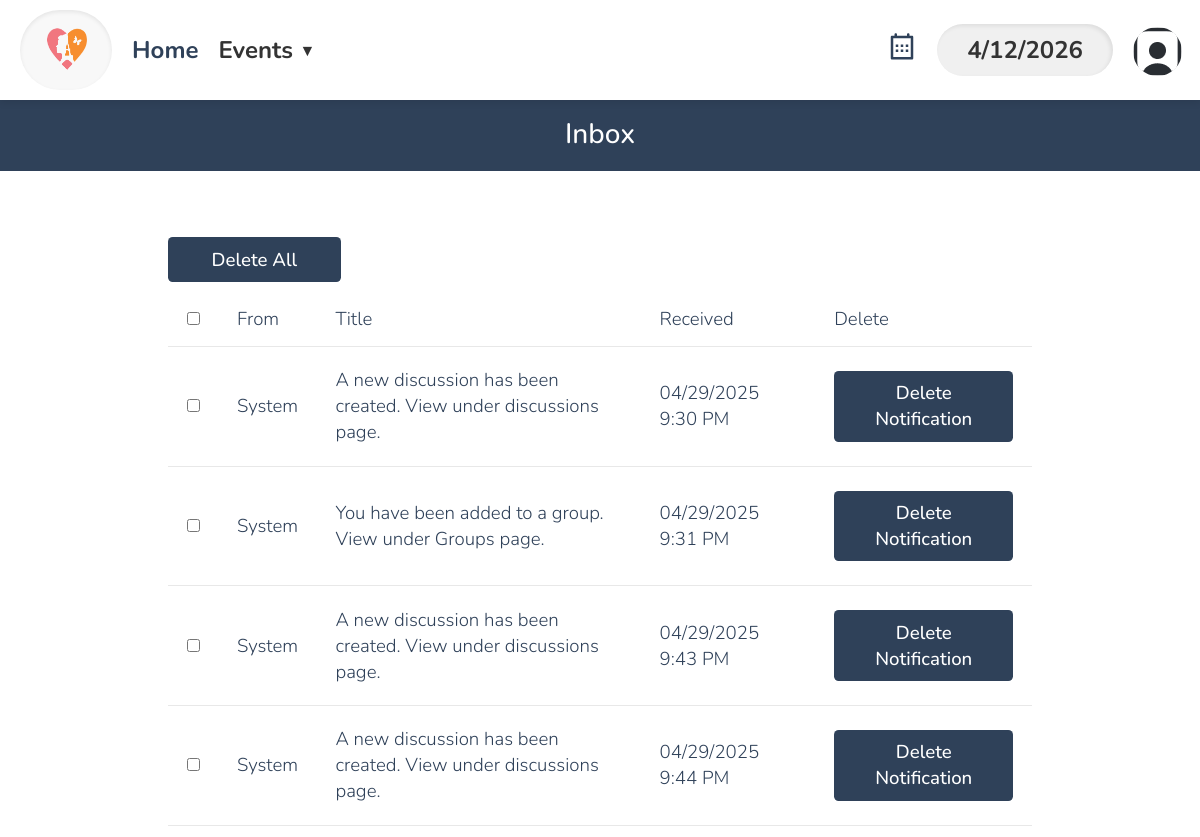
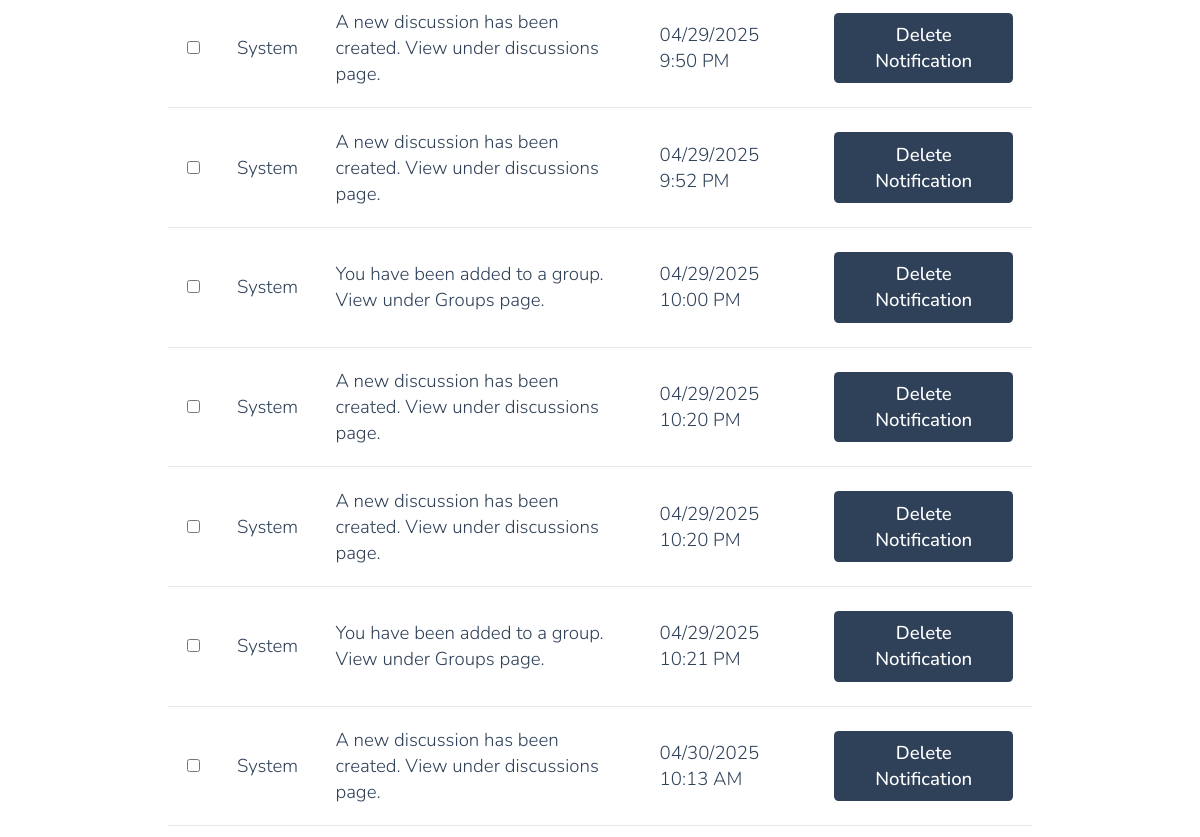
The app's page /inbox.php (signed in, upper part), older data (2 pictures, top to bottom).
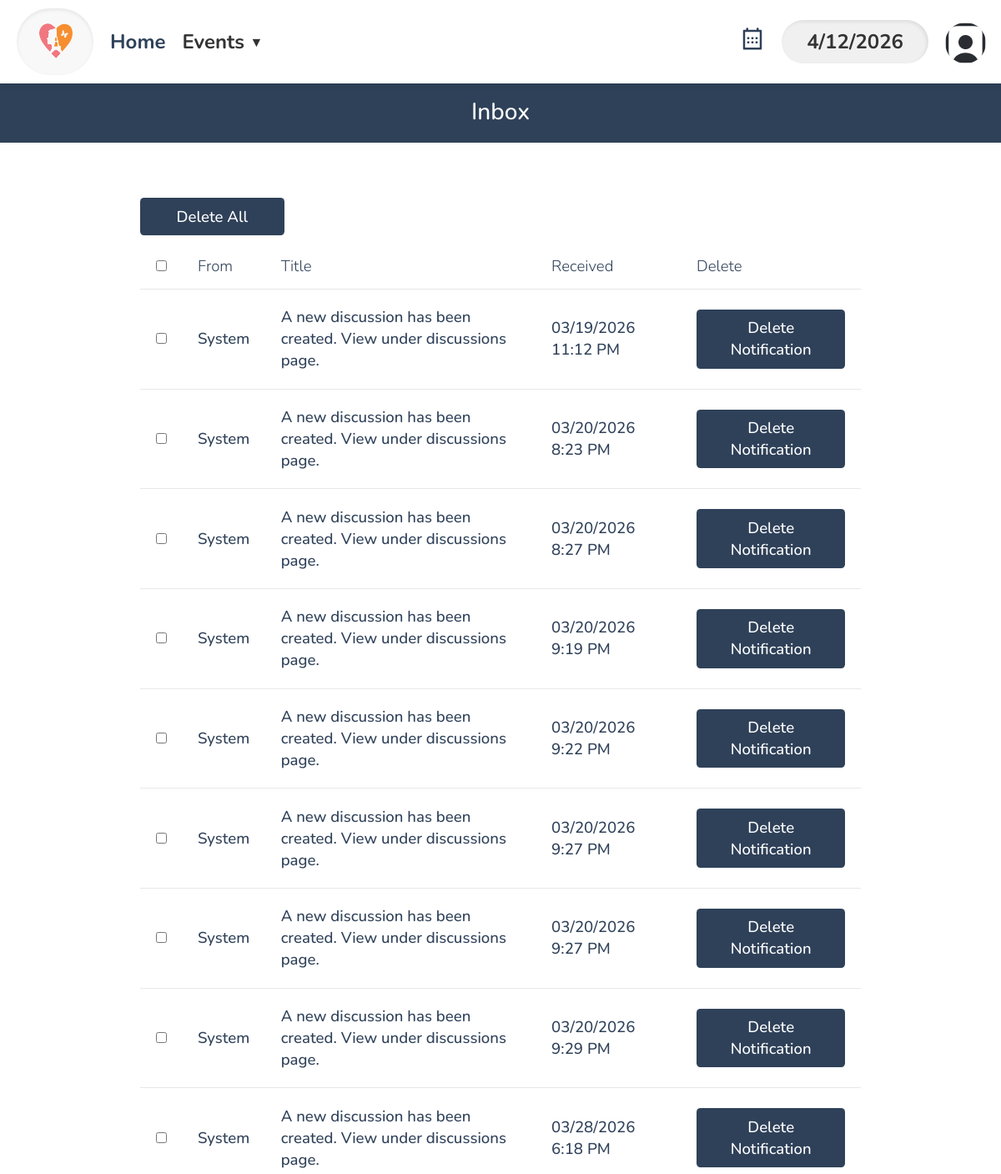
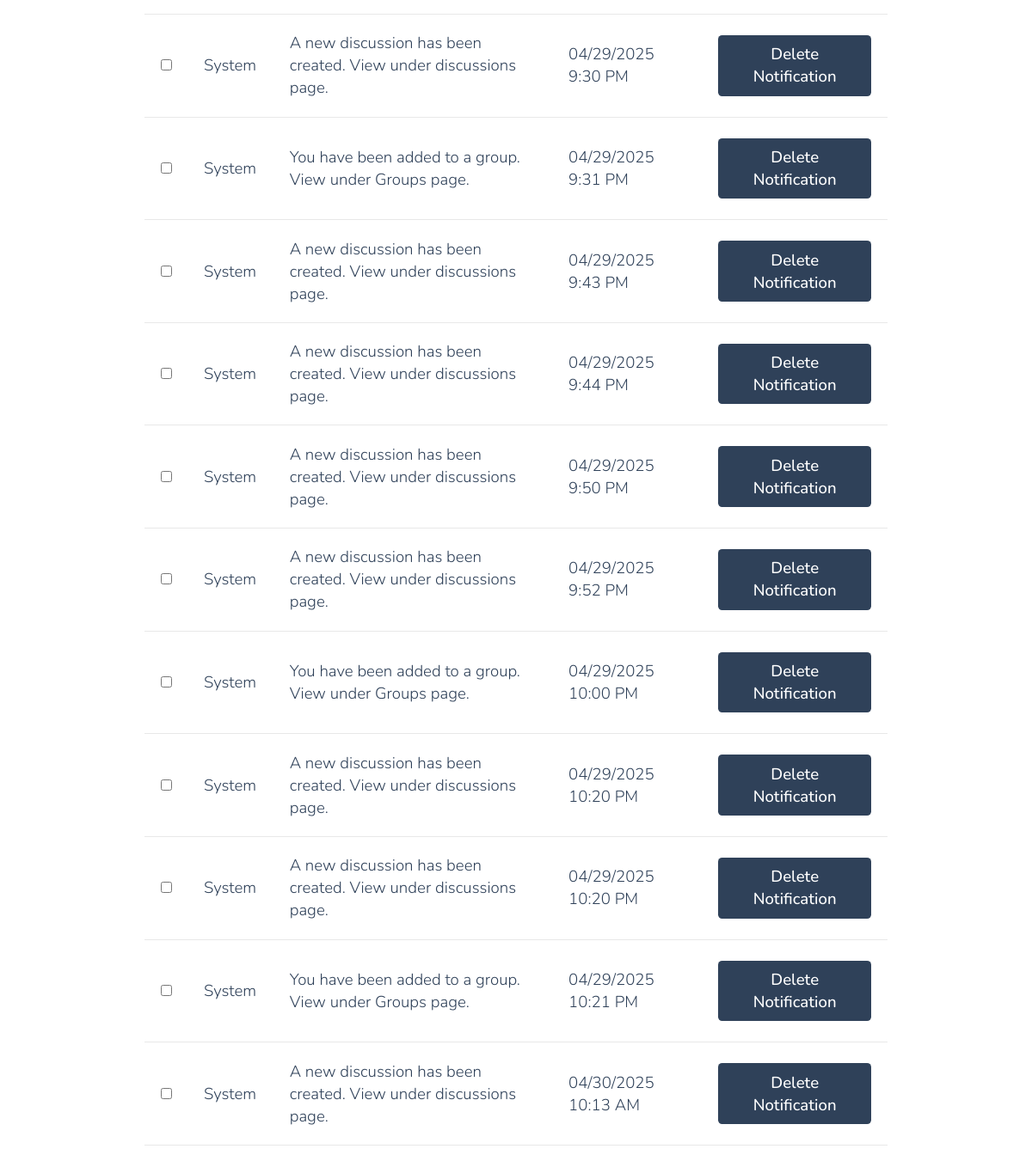
The same page, newer data (2 pictures, top to bottom).
### tables this page shows
CREATE TABLE `dbmessages` (
  `id` int(11) NOT NULL,
  `senderID` varchar(256) NOT NULL,
  `recipientID` varchar(256) NOT NULL,
  `title` varchar(256) NOT NULL,
  `body` text NOT NULL,
  `time` varchar(16) NOT NULL,
  `wasRead` tinyint(1) NOT NULL DEFAULT 0,
  `prioritylevel` tinyint(4) NOT NULL DEFAULT 0
);

### database/dbMessages.php (called while the page is built, shortened)
<?php
function get_user_unread_messages($userID) {
    $connection = connect();
    $userID = mysqli_real_escape_string($connection, $userID);
    $query = "select * from dbmessages
              where recipientID='$userID' AND wasread = 0
              order by time ASC";
    $result = mysqli_query($connection, $query);
    $messages = mysqli_fetch_all($result, MYSQLI_ASSOC);
    return $messages;
}
function get_user_read_messages($userID) {
    $connection = connect();
    $userID = mysqli_real_escape_string($connection, $userID);
    $query = "select * from dbmessages
              where recipientID='$userID' AND wasread = 1
              order by time ASC";
    $result = mysqli_query($connection, $query);
    $messages = mysqli_fetch_all($result, MYSQLI_ASSOC);
    return $messages;
}

### database/dbPersons.php (called while the page is built, shortened)
<?php
    function get_name_from_id($id) {
        if ($id == 'vmsroot') {
            return 'System';
        }
        $query = "select first_name, last_name from dbpersons
            where id='$id'";
        $connection = connect();
        $result = mysqli_query($connection, $query);
        $row = mysqli_fetch_assoc($result);
        return $row['first_name'] . ' ' . $row['last_name'];
    }

### include/output.php (called while the page is built, shortened)
<?php
    function hsc($input) {
        return htmlspecialchars($input ?? '');
    }
    function time24hTo12h($time) {
        $hour = substr($time, 0, 2);
        $minute = substr($time, 3, 2);
        $hour = intval($hour);
        if ($hour < 12) {
            return hsc($hour . ':' . $minute . ' AM');
        } else if ($hour > 12) {
            $hour -= 12;
        }
        return hsc($hour . ':' . $minute . ' PM');
    }

### inbox.php (the view, shortened to what this page needs)
<!DOCTYPE html>
<html>
<head>
    <?php require_once('universal.inc') ?>
    <link rel="stylesheet" href="css/messages.css">
</head>
<body>
<?php require_once('header.php') ?>
<h1>Inbox</h1>
<main class="general">
    <?php
    require_once('database/dbMessages.php');
    require_once('database/dbPersons.php');
    require_once('include/output.php');
    $newMessages = get_user_unread_messages($userID);
    $oldMessages = get_user_read_messages($userID);
    $allMessages = array_merge($newMessages, $oldMessages);
    usort($allMessages, function($a, $b) {
        return strtotime(str_replace('-', ' ', $b['time'])) - strtotime(str_replace('-', ' ', $a['time']));
    });
    ?>
    <?php if (count($allMessages) > 0): ?>
        <form id="bulkDeleteForm" action="deleteNotification.php" method="POST">
            <div class="top-bar">
            <button type="submit" name="delete_all" class="button delete" style="width:20%; margin-bottom: 10px;" onclick="return confirm('Are you sure you want to delete ALL notifications?');">Delete All</button>
            </div>
            <div class="table-wrapper">
                <table class="general">
                    <thead>
                        <tr>
                            <th><input type="checkbox" id="selectAll"></th>
                            <th>From</th>
                            <th>Title</th>
                            <th>Received</th>
                            <th>Delete</th>
                        </tr>
                    </thead>
                    <tbody class="standout">
                        <?php
                            $id_to_name_hash = [];
                            foreach ($allMessages as $message):
                                $sender = $id_to_name_hash[$message['senderID']] ?? get_name_from_id($message['senderID']);
                                $id_to_name_hash[$message['senderID']] = $sender;
                                $messageID = $message['id'];
                                $title = $message['title'];
                                $timePacked = $message['time'];
                                [$year, $month, $day, $clock] = explode('-', $timePacked);
                                $time = time24hto12h($clock);
                                $class = 'message';
                                if (!$message['wasRead']) $class .= ' unread';
                        ?>
                        <tr class="<?= $class ?>" data-message-id="<?= $messageID ?>">
                            <td><input type="checkbox" class="rowCheckbox" name="selected_messages[]" value="<?= $messageID ?>"></td>
                            <td><?= $sender ?></td>
                            <td><?= $title ?></td>
                            <td><?= "$month/$day/$year $time" ?></td>
                            <td>
                                <a class="button delete"
                                href="deleteNotification.php?id=<?= $messageID ?>"
                                onclick="return confirm('Are you sure you want to delete this message?');">
                                Delete Notification
                                </a>
                            </td>
                        </tr>
                        <?php endforeach; ?>
                    </tbody>
                </table>
            </div>
        </form>
        <?php else: ?>
            <p class="no-messages standout">You currently have no notifications.</p>
        <?php endif; ?>
</main>
</body>
</html>

Row changes from the older to the newer data that the page shows:
added dbmessages: senderID "System", title "A new discussion has been created. View under discussions page.", month "03", day "19", year "2026", time "11:12 PM", wasRead 0 (drawn)
added dbmessages: senderID "System", title "A new discussion has been created. View under discussions page.", month "03", day "20", year "2026", time "8:23 PM", wasRead 0 (drawn)
added dbmessages: senderID "System", title "A new discussion has been created. View under discussions page.", month "03", day "20", year "2026", time "8:27 PM", wasRead 0 (drawn)
added dbmessages: senderID "System", title "A new discussion has been created. View under discussions page.", month "03", day "20", year "2026", time "9:19 PM", wasRead 0 (drawn)
added dbmessages: senderID "System", title "A new discussion has been created. View under discussions page.", month "03", day "20", year "2026", time "9:22 PM", wasRead 0 (drawn)
added dbmessages: senderID "System", title "A new discussion has been created. View under discussions page.", month "03", day "20", year "2026", time "9:27 PM", wasRead 0 (drawn)
added dbmessages: senderID "System", title "A new discussion has been created. View under discussions page.", month "03", day "20", year "2026", time "9:27 PM", wasRead 0 (drawn)
added dbmessages: senderID "System", title "A new discussion has been created. View under discussions page.", month "03", day "20", year "2026", time "9:29 PM", wasRead 0 (drawn)
added dbmessages: senderID "System", title "A new discussion has been created. View under discussions page.", month "03", day "28", year "2026", time "6:18 PM", wasRead 0 (drawn)
